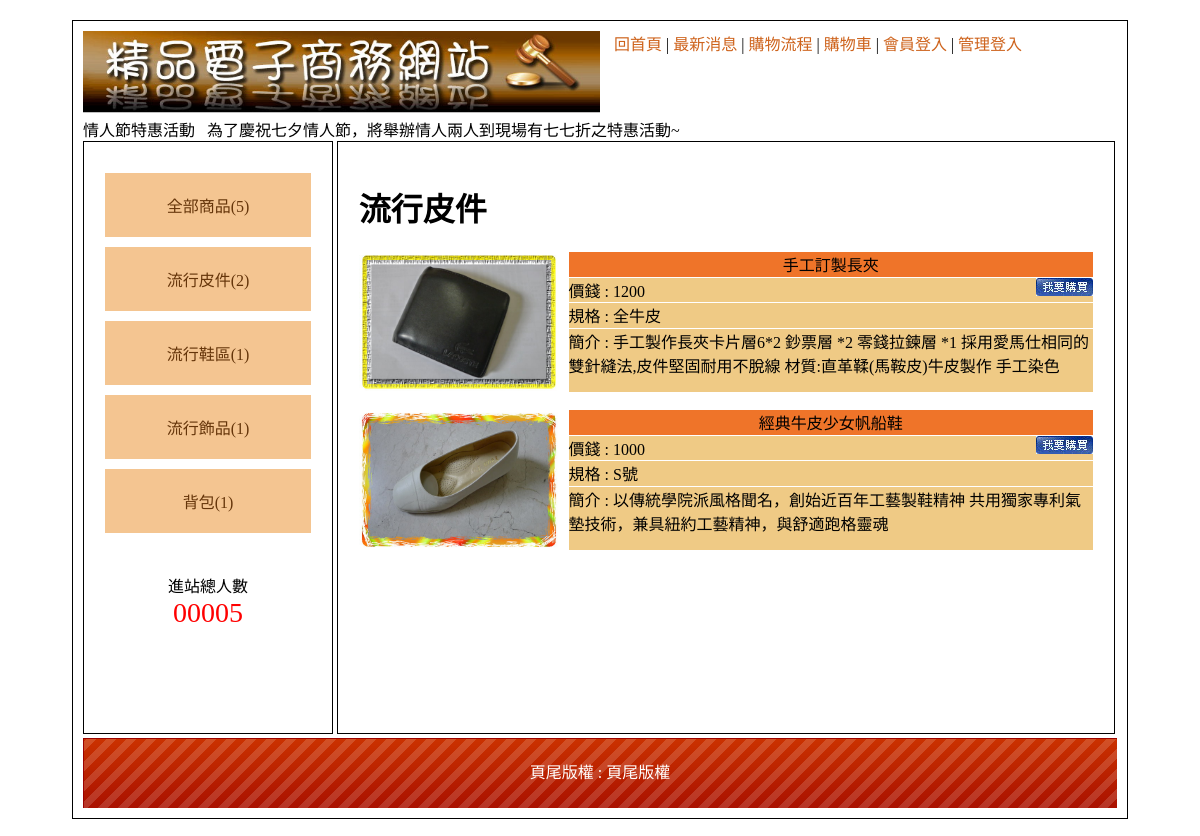
Screenshot of /?type=1 with the database file from the repository.
### tables this page shows
CREATE TABLE `type` (
  `id` int(10) UNSIGNED NOT NULL,
  `name` text NOT NULL,
  `parent` int(10) UNSIGNED NOT NULL
);

CREATE TABLE `goods` (
  `id` int(10) UNSIGNED NOT NULL,
  `no` text NOT NULL,
  `name` text NOT NULL,
  `price` int(10) UNSIGNED NOT NULL,
  `spec` text NOT NULL,
  `stock` int(10) UNSIGNED NOT NULL,
  `img` text NOT NULL,
  `intro` text NOT NULL,
  `big` int(10) UNSIGNED NOT NULL,
  `mid` int(10) UNSIGNED NOT NULL,
  `sh` int(1) UNSIGNED NOT NULL
);

CREATE TABLE `bottom` (
  `id` int(11) NOT NULL,
  `bottom` text NOT NULL
);

### api/base.php (called while the page is built, shortened)
<?php
class DB
{
    protected $table;
    protected $dsn="mysql:host=localhost;charset=utf8;dbname=db15_4";
    protected $pdo;
    function __construct($table)
    {
        $this->pdo = new PDO($this->dsn,'root','');
        $this->table = $table;
    }
    private function arrayToSqlArray($array){
        foreach ($array as $key => $value) {
            $tmp[] = "`$key`='$value'";
        }
        return $tmp;
    }
    function mathSql($math,$col,...$arg){
        $sql = "select $math($col) from $this->table  ";
        if(isset($arg[0])){
            if(is_array($arg[0])){
                $tmp = $this->arrayToSqlArray($arg[0]);
                $sql .=" where" . join(" && ",$tmp);
            }else{
                $sql .= $arg[0];
            }
        }
        return $sql;
    }
    function all(...$arg){
        $sql = "select * from $this->table ";
        if(isset($arg[0])){
            if(is_array($arg[0])){
                $tmp = $this->arrayToSqlArray($arg[0]);
                $sql .= " where " .join(" && ",$tmp);
            }else{
                $sql .= $arg[0];
            }
        }
        return $this->pdo->query($sql)->fetchAll(PDO::FETCH_ASSOC);
    }
    function find($id){
        $sql = "select * from $this->table ";
        if(is_array($id)){
            $tmp = $this->arrayToSqlArray($id);
            $sql .=" where ". join(" && ",$tmp);
        }else{
            $sql .= " where id=$id";
        }
        return $this->pdo->query($sql)->fetch(PDO::FETCH_ASSOC);
    }
    function count(...$arg){
        $sql = $this->mathSql("count","*",...$arg);
        return $this->pdo->query($sql)->fetchColumn();
    }
}
$Bottom = new DB("bottom");
$Type = new DB("type");
$Goods = new DB("goods");

### index.php (the view, shortened to what this page needs)
<?php include_once "api/base.php"; ?>
<!DOCTYPE html PUBLIC "-//W3C//DTD XHTML 1.0 Transitional//EN" "http://www.w3.org/TR/xhtml1/DTD/xhtml1-transitional.dtd">
<html xmlns="http://www.w3.org/1999/xhtml">
<head>
        <link href="./css/css.css" rel="stylesheet" type="text/css">
</head>
<body>
        <div id="main">
                <div id="top">
                        <a href="?">
                                <img src="./icon/0416.jpg" style="width:50%">
                        </a>
                        <div style="padding:10px;display:inline;vertical-align:top">
                                <a href="?">回首頁</a> |
                                <a href="?do=news">最新消息</a> |
                                <a href="?do=look">購物流程</a> |
                                <a href="?do=buycart">購物車</a> |
                                <?php
                                if (!isset($_SESSION['mem'])) {
                                ?>
                                        <a href="?do=login">會員登入</a> |
                                <?php } else { ?>
                                        <a href="#" onclick="location.href='./api/logout.php?table=mem'">登出</a> |
                                <?php }
                                if (!isset($_SESSION['admin'])) {
                                ?>
                                        <a href="?do=admin">管理登入</a>
                                <?php } else { ?>
                                        <a href="back.php?do=admin">返回管理</a>
                                <?php } ?>
                        </div>
                        <marquee scrollamount="15"> 情人節特惠活動 &nbsp; 為了慶祝七夕情人節，將舉辦情人兩人到現場有七七折之特惠活動~</marquee>
                </div>
                <div id="left" class="ct">
                        <div style="min-height:400px;">
                                <a href="?type=0">全部商品(<?= $Goods->count(['sh' => 1]) ?>)</a>
                                <?php
                                $bigs = $Type->all(['parent' => 0]);
                                foreach ($bigs as $big) {
                                        echo "<div class='ww'>";
                                                echo "<a href='?type={$big['id']}'>";
                                                echo $big['name'];
                                                echo "(" . $Goods->count(['sh' => 1, 'big' => $big['id']]) . ")";
                                                echo "</a>";
                                        echo "</div>";
                                }
                                ?>
                        </div>
                        <span>
                                <div>進站總人數</div>
                                <div style="color:#f00; font-size:28px;">
                                        00005 </div>
                        </span>
                </div>
                <div id="right">
                        <?php
                        $do = $_GET['do'] ?? 'main';
                        $file = "./front/$do.php";
                        if (file_exists($file)) {
                                include_once $file;
                        } else {
                                include_once "./front/main.php";
                        }
                        ?>
                </div>
                <div id="bottom" style="line-height:70px;background:url(icon/bot.png); color:#FFF;" class="ct">
                        頁尾版權 : <?= $Bottom->find(1)['bottom'] ?></div>
        </div>
</body>
</html>

### front/main.php (shortened to what this page needs)
<?php
if (isset($_GET['type']) && $_GET['type'] != 0) {
    $type = $Type->find($_GET['type']);
    if ($type['parent'] == 0) {
        $nav = $type['name'];
        $rows = $Goods->all(['sh' => 1, 'big' => $type['id']]);
    } else {
        $type_big = $Type->find($type['parent']);
        $nav = $type_big['name'] . ' > ' . $type['name'];
        $rows = $Goods->all(['sh' => 1, 'mid' => $type['id']]);
    }
} else {
    $nav = '全部商品';
    $rows = $Goods->all(['sh' => 1]);
}
?>
<h1><?= $nav ?></h1>
<div class="hall ">
    <?php
    foreach ($rows as $row) {
    ?>
        <div class="item">
            <div>
                <img src="upload/<?=$row['img']?>" style="width:200px;height:140px" onclick="location.href='?do=edtail&id=<?=$row['id']?>'">
            </div>
            <div class="goods">
                <div class="tt ct"><?= $row['name'] ?></div>
                <div class="pp">價錢 : <?= $row['price'] ?>
                    <img src="icon/0402.jpg"
                         style="float:right"
                         onclick="location.href='?do=buycart&id=<?=$row['id']?>&qt=1'">
                </div>
                <div class="pp">規格 : <?= $row['spec'] ?></div>
                <div class="pp">簡介 : <?= $row['intro'] ?></div>
            </div>
        </div>
        <br>
        <?php } ?>
</div>

### css/css.css (style rules this page uses)
body { font-family:"微軟正黑體"; }
#main { width:1034px; padding:10px; margin:20px auto 20px auto; border:#000 solid 1px; min-height:768px; }
#top a { color:#CE631C; text-decoration:none; }
#left { display:inline-block; width:20%; padding:2%; min-height:550px; vertical-align:top; border:#000 1px solid; }
#left a { display:block; padding:20px 5px 20px 5px; text-decoration:none; background:#F4C591; margin:10px auto 10px auto; color:#65350A; }
.ct { text-align:center; }
#right { display:inline-block; width:71%; padding:2%; height:550px; border:#000 1px solid; overflow: auto; }
#bottom { height:70px; background-size:cover; }
.tt { background:#EF7429; }
.pp { background:#EFCA85; }

### front/main.php (style rules this page uses)
.item { display: grid; grid-template-columns: 2fr 5fr; }
.goods { display: grid; grid-template-rows: 2fr 2fr 2fr 5fr; grid-gap: 1px; }
.item img { cursor: pointer; }

### rows the page displays
type: name "流行皮件", count "2"
type: name "流行鞋區", count "1"
type: name "流行飾品", count "1"
type: name "背包", count "1"
goods: img (picture), name "手工訂製長夾", price "1200", spec "全牛皮", intro "手工製作長夾卡片層6*2 鈔票層 *2 零錢拉鍊層 *1 採用愛馬仕相同的雙針縫法,皮件堅固耐用不脫線 材質:直革鞣(馬鞍皮)牛皮製作 手工染色"
goods: img (picture), name "經典牛皮少女帆船鞋", price "1000", spec "S號", intro "以傳統學院派風格聞名，創始近百年工藝製鞋精神 共用獨家專利氣墊技術，兼具紐約工藝精神，與舒適跑格靈魂"
bottom: bottom "頁尾版權"

### other values shown
$Goods->count(['sh' => 1]) "5"
